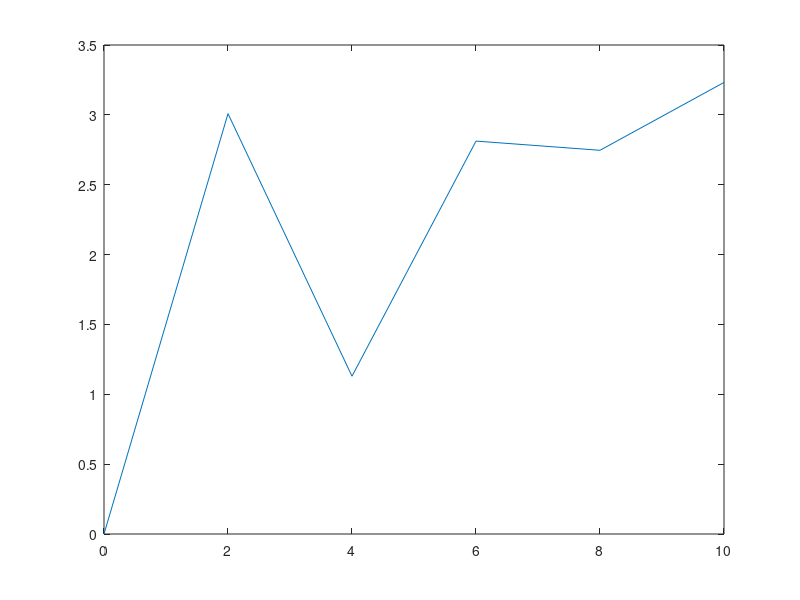

MATLAB code for this plot:
% Skript som løyser startverdiproblemet
% a(x) y' + b(x) y = c(x), y(x_0)=y_0.
% Skriptet brukar endeleg differanse-formlar for
% numeriske deriverte til å sette opp problemet
% som ei matriselikning.
% Input:
%   1) Funksjonane a(x), b(x) og c(x)
%   2) Startkravet, x0 og y0
%   3) Maksimalverdi for x, xF
%   4) Talet på delintervall, N
% Til den siste variabelen brukar vi input-funksjonen.
% Dei andre er hardkoda.

% Inputvariablar
x0=0;
y0=0;
xF=10;
% Gir oppdelinga av x-intervallet
N=input('Gi talet på delintervall: ');

% Funksjonar
a=@(x) log(x+1);
b=@(x) exp(-x);
c=@(x) sin(x.^2/5);

% Vektor med x-verdiar
h=(xF-x0)/N;
xVektor=(x0+h):h:xF;

% Matriser og vektor for funksjonane;
Amat=diag(a(xVektor));
Bmat=diag(b(xVektor));
Cvektor=c(xVektor).';

% Matrise for den deriverte
% Brukar midtpunktsformelen for numerisk derivasjon
D1Mat=zeros(N,N);
for ind=2:(N-1)
  D1Mat(ind,[ind-1 ind+1])=[-1 1]/(2*h);
end
% Derivert i venstre ende
D1Mat(1,2)=1/(2*h);
% Derivert i høgre ende
D1Mat(N,(N-2):N)=[1 -4 3]/(2*h);

% Set opp totalmatrisa
TotMat=[Amat*D1Mat+Bmat, Cvektor];
% Legg til startkravet
TotMat(1,N+1)=TotMat(1,N+1)+a(x0+h)*y0/(2*h);

% Løyser likningssystemet
aux=rref(TotMat);
yVektor=aux(:,N+1).';
% Tar med utgangspunktet
yVektor=[y0, yVektor]; xVektor=[x0, xVektor];

% Plottar løysinga
plot(xVektor,yVektor)
